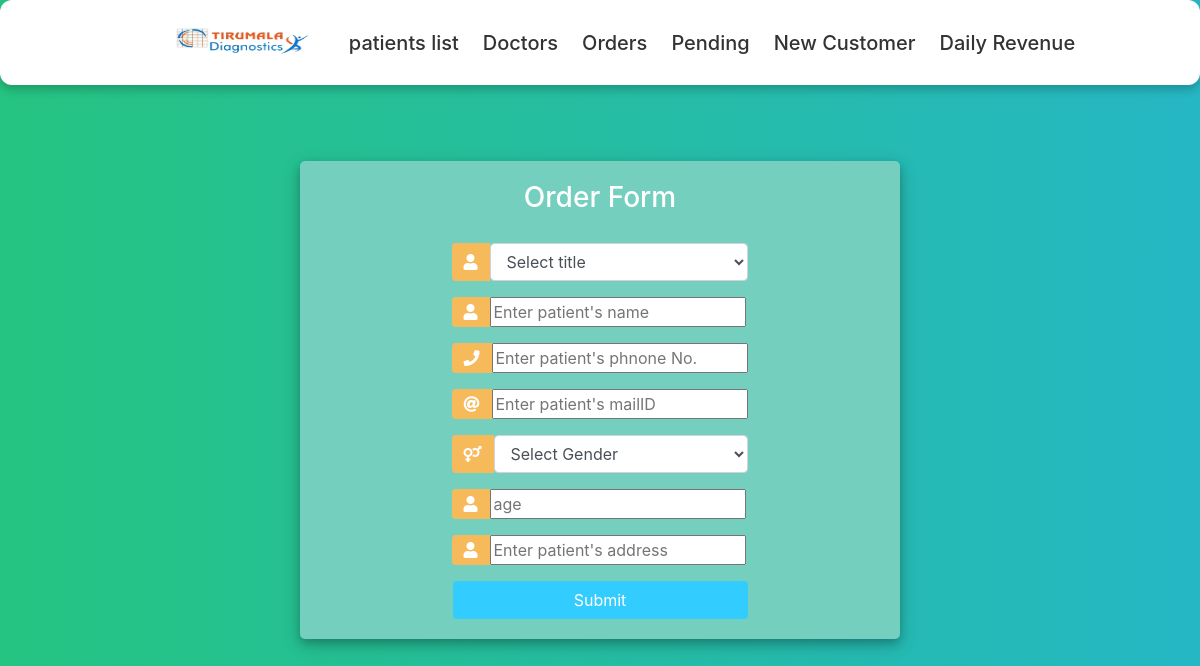
Before: /register_customer (signed in) with the older database file.
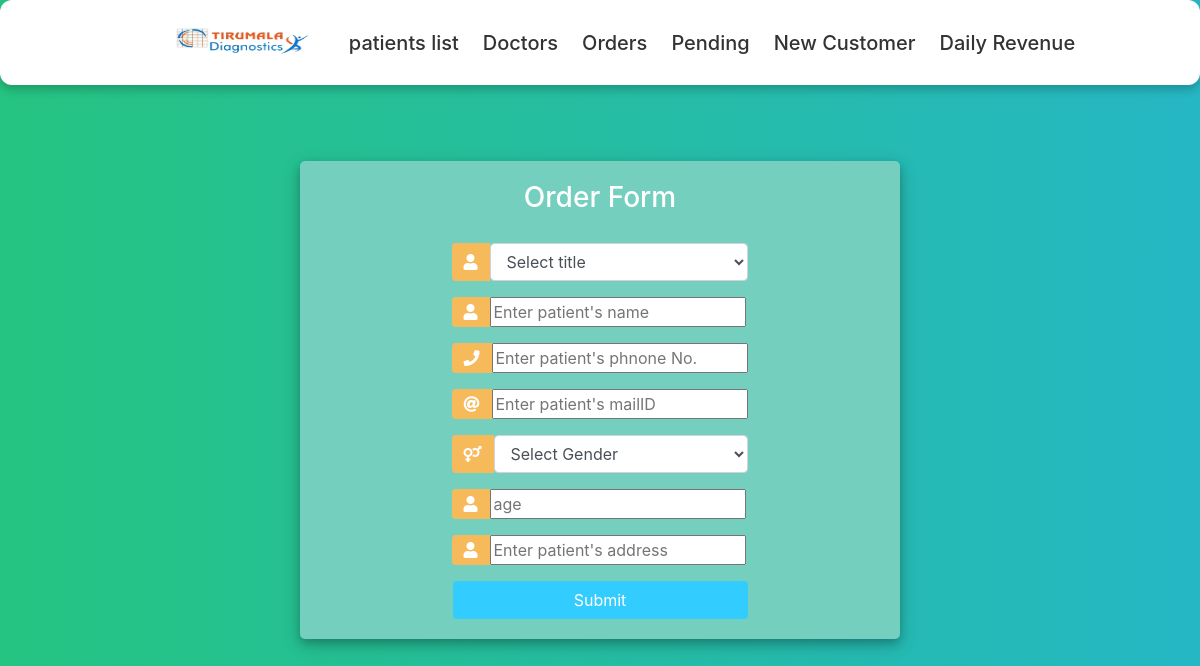
After: the same page with the newer database file.
### details/models.py (models this page shows)
class Title(models.Model):
    title = models.CharField(max_length=50)
    def __str__(self):
        return self.title

class Gender(models.Model):
    gender = models.CharField(max_length= 10)
    def __str__(self):
        return self.gender

### details/views.py (the view)
# urls.py: path('register_customer',register_customer,name='register_customer'),
@login_required(login_url='user_login')
def register_customer(request):
    tests = Test.get_all_tests()
    form = CustomerForm()
    if request.method == 'POST':
        form = CustomerForm(request.POST)
        if form.is_valid():
            form.save()
            return redirect('/')
    return render(request, 'New Customer.html', {'tests': tests, 'form': form})

### details/models.py (called while the page is built)
    @staticmethod
    def get_all_tests():
        return Test.objects.all()

### details/Templates/New Customer.html (shortened to what this page needs)
{% load static %}
<!DOCTYPE html>
<html>
<head>
    <link rel="stylesheet" href="https://stackpath.bootstrapcdn.com/bootstrap/4.1.3/css/bootstrap.min.css">
    <link rel="stylesheet" href="https://use.fontawesome.com/releases/v5.6.1/css/all.css">
</head>
<body>
    <div>
        <ul class="nav-links">
          <li><a href={% url 'home' %}> <img src="{% static '/images/logo.png' %}" alt="My image" width="200" height="45"></li>
          <li><a href={% url 'patients_list' %}> patients list </a> </li>
          <li><a href={% url 'doctors_list' %}> Doctors </a> </li>
          <li><a href={% url 'orders_list' %}> Orders </a> </li>
          <li><a href={% url 'pending_samples' %}> Pending </a> </li>
          <li><a href={% url 'register_customer' %}> New Customer </a> </li>
          <li><a href={% url 'daily_totals' %}> Daily Revenue </a> </li>
        </ul>
      </div>
    <div class="container h-100">
        <div class="d-flex justify-content-center h-100">
            <div class="user_card">
                <div class="d-flex justify-content-center">
                    <h3 id="form-title">Order Form</h3>
                </div>
                <div class="d-flex justify-content-center form_container">
                    <form method="POST" action="">
                        <div class="input-group mb-3">
                            <div class="input-group-append">
                                <span class="input-group-text"><i class="fas fa-user"></i></span>
                            </div>
                            {{form.title}}
                        </div>
                        <div class="input-group mb-3">
                            <div class="input-group-append">
                                <span class="input-group-text"><i class="fas fa-user"></i></span>
                            </div>
                            {{form.patient_name}}
                        </div>
                        <div class="input-group mb-3">
                            <div class="input-group-append">
                                <span class="input-group-text"><i class="fas fa-solid fa-phone"></i></span>
                            </div>
                            {{form.mobile}}
                        </div>
                        <div class="input-group mb-3">
                            <div class="input-group-append">
                                <span class="input-group-text"><i class="fas fa-at"></i></span>
                            </div>
                            {{form.email}}
                        </div>
                        <div class="input-group mb-3">
                            <div class="input-group-append">
                                <span class="input-group-text"><i class="fas fa-venus-mars"></i></span>
                            </div>
                             {{form.gender}}
                        </div>
                        <div class="input-group mb-3">
                            <div class="input-group-append">
                                <span class="input-group-text"><i class="fas fa-user"></i></span>
                            </div>
                            {{form.age}}
                        </div>
                        <div class="input-group mb-3">
                        <div class="input-group-append">
                                <span class="input-group-text"><i class="fas fa-user"></i></span>
                            </div>
                            {{form.patient_address}}
                        </div>
                        <div class="d-flex justify-content-center mt-3 login_container">
                            <input class="btn login_btn" type="submit" value="Submit">
                        </div>
                    </form>
                </div>
            </div>
        </div>
    </div>
</body>
</html>

Changed rows visible on the page:
added Title: title "Select title"
added Gender: gender "Select Gender"
Other visible differences:
form field title: "Select title" → (not shown)
form field gender: "Select Gender" → (not shown)
